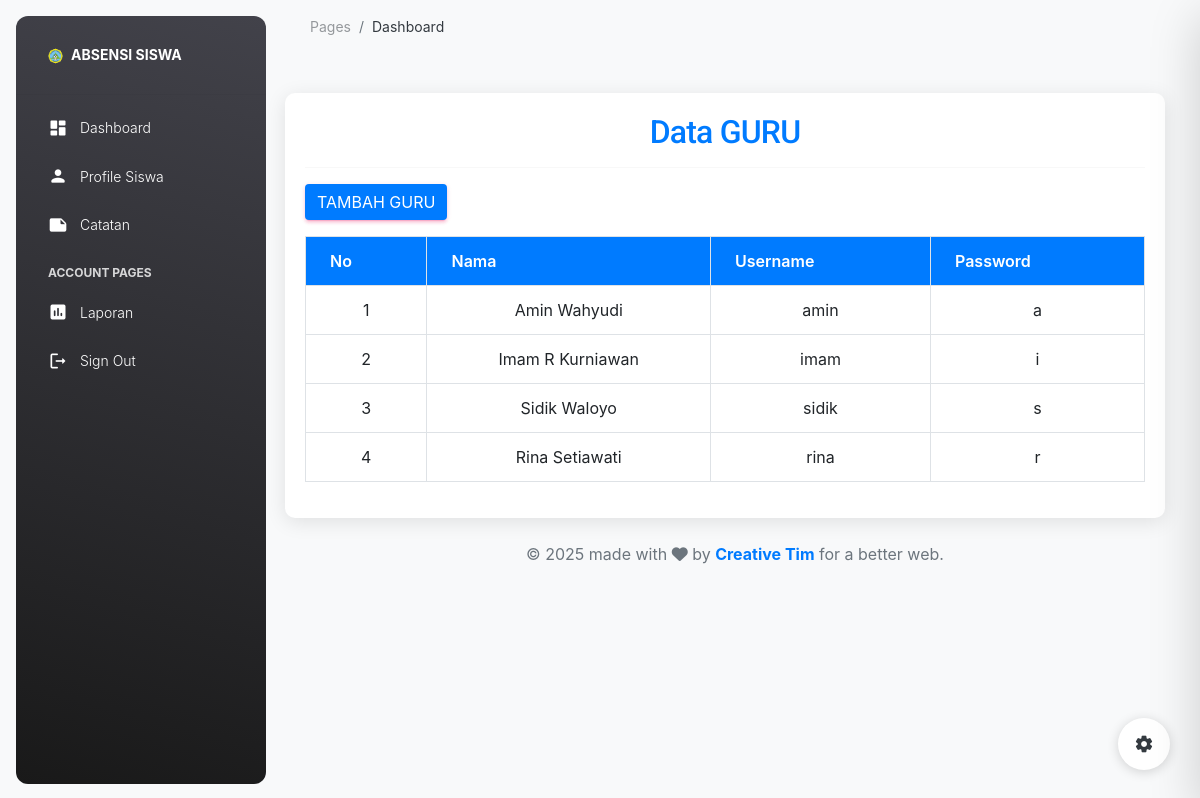
The page /index.php?page=guru (signed in) on the database as committed earlier.
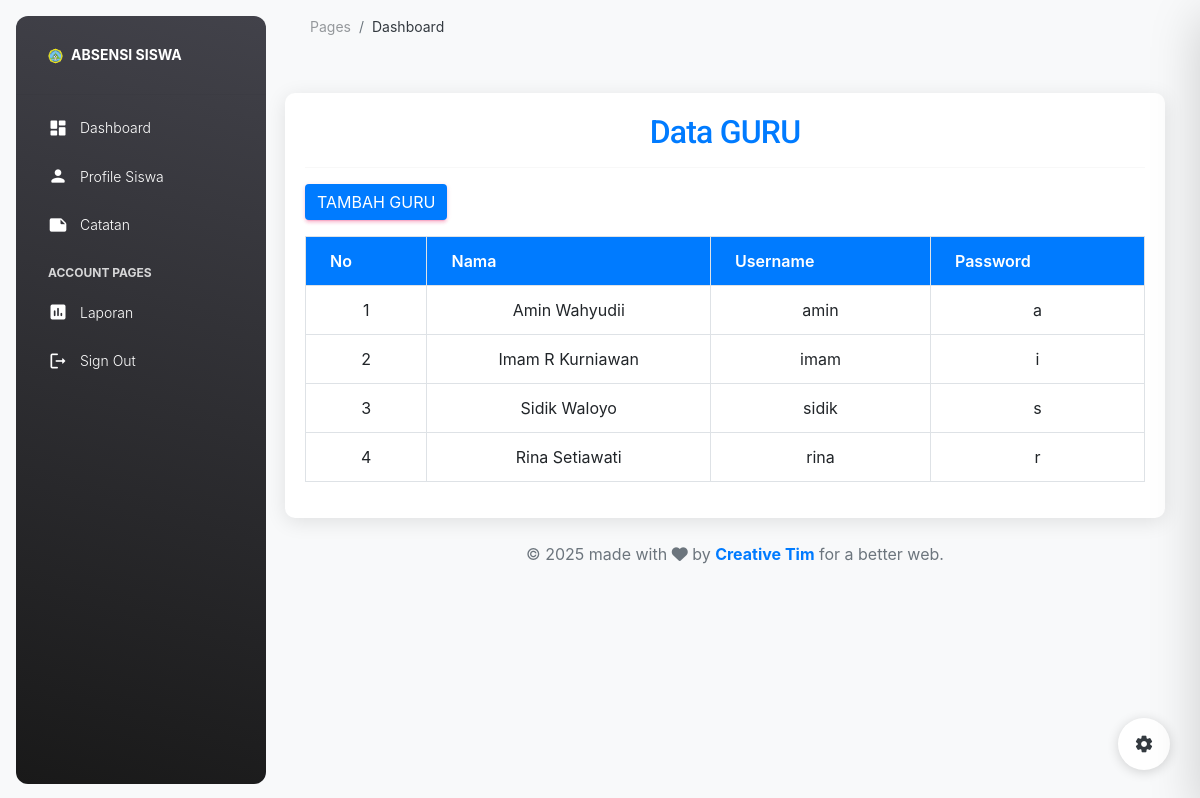
The same page on the database as committed later.
### tables this page shows
CREATE TABLE `guru` (
  `id_guru` int(11) NOT NULL,
  `profile` varchar(225) NOT NULL,
  `nama_guru` varchar(50) NOT NULL,
  `nip` varchar(20) NOT NULL,
  `jenis_kelamin` varchar(10) NOT NULL,
  `alamat` varchar(225) NOT NULL,
  `no_tlp` varchar(20) NOT NULL,
  `id_sekolah` int(11) NOT NULL,
  `username` varchar(20) NOT NULL,
  `password` varchar(20) NOT NULL
);

### pages/guru/guru.php (the view, shortened to what this page needs)
<?php
include('koneksi.php');
?>
<!DOCTYPE html>
<html lang="id">
<head>
    <link rel="stylesheet" href="https://stackpath.bootstrapcdn.com/bootstrap/4.5.2/css/bootstrap.min.css">
</head>
<body>
    <div class="main-container container-custom">
        <h2 class="text-center">Data GURU</h2>
        <hr>
        <a href="index.php?page=tambahguru" class="btn btn-primary">Tambah Guru</a>
        <div class="table-responsive">
            <table class="table table-hover table-bordered">
                <thead class="table-light">
                    <tr>
                        <th>No</th>
                        <th>Nama</th>
                        <th>Username</th>
                        <th>Password</th>
                    </tr>
                </thead>
                <tbody>
                    <?php
                    $sql = mysqli_query($coneksi, "SELECT * FROM guru ORDER BY id_guru ASC") or die(mysqli_error($coneksi));
                    if (mysqli_num_rows($sql) > 0) {
                        $no = 1;
                        while ($data = mysqli_fetch_assoc($sql)) {
                            echo '
                    <tr style="text-align:center; cursor:pointer;" onclick="window.location=\'index.php?page=editguru1&id_guru=' . $data['id_guru'] . '\'">
                        <td>' . $no . '</td>
                        <td>' . $data['nama_guru'] . '</td>
                        <td>' . $data['username'] . '</td>
                        <td>' . $data['password'] . '</td>
                    </tr>
                    ';
                            $no++;
                        }
                    } else {
                        echo '
                <tr>
                    <td colspan="4" class="text-center">Tidak ada data.</td>
                </tr>
                ';
                    }
                    ?>
                </tbody>
            </table>
        </div>
</body>
</html>

Rows that differ between the two databases and show on the page:
changed guru "amin": nama_guru "Amin Wahyudi" → "Amin Wahyudii"
